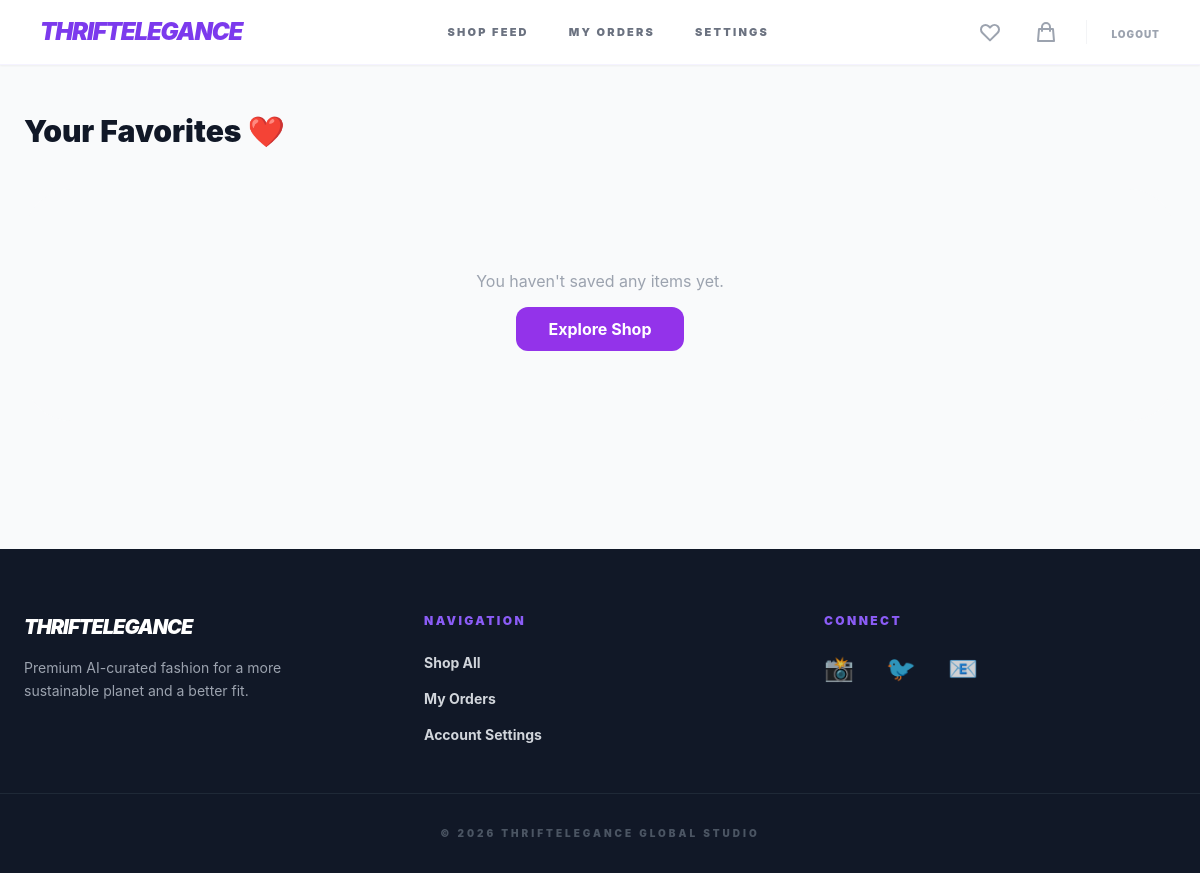
The page /wishlist/ (signed in) on the database as committed earlier.
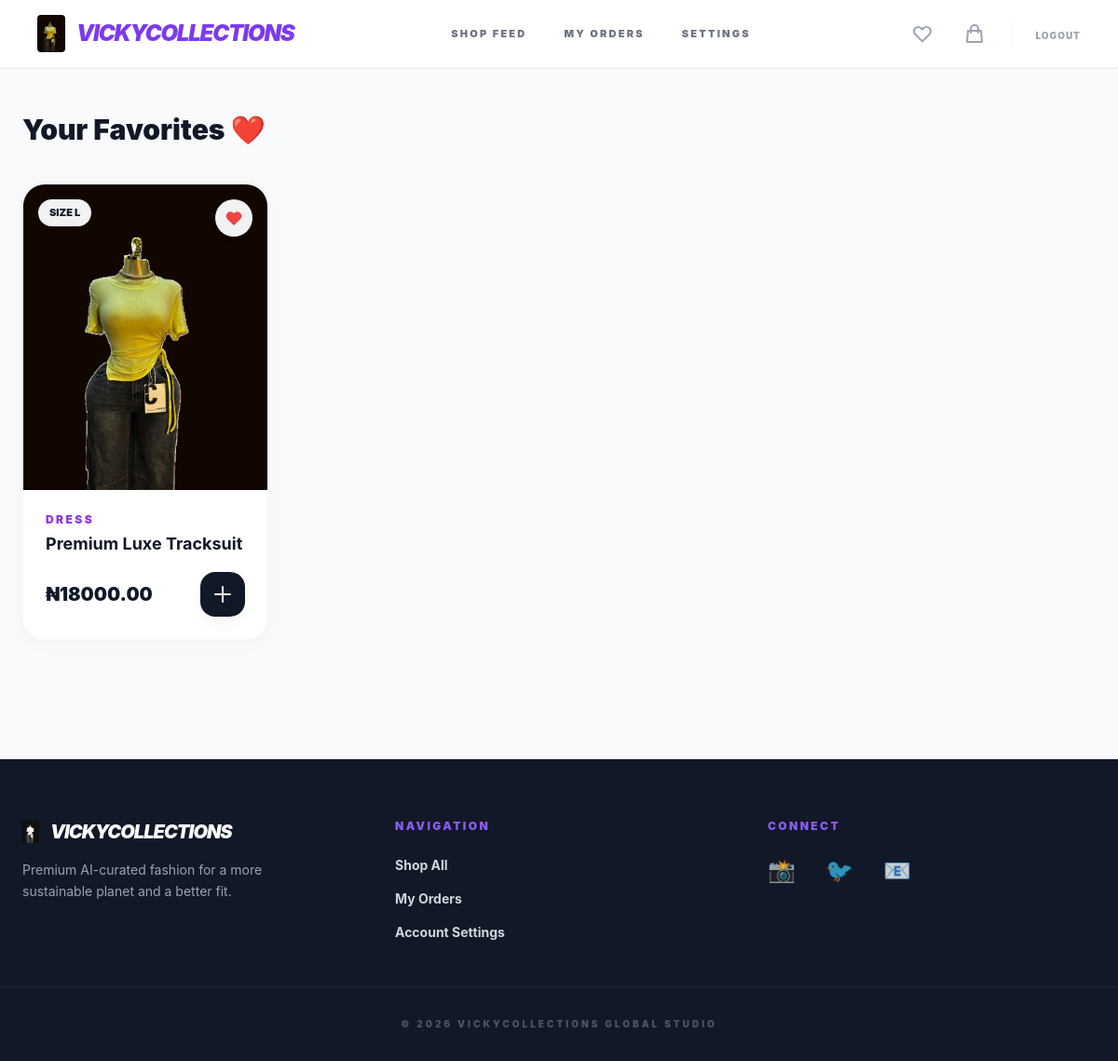
The same page on the database as committed later.
### store/models.py (models this page shows, shortened)
class StoreSettings(models.Model):
    store_name = models.CharField(max_length=100, default="ThriftElegance")
    logo = models.ImageField(upload_to='store_assets/', blank=True, null=True)
    class Meta:
        verbose_name_plural = "Store Settings"
    @classmethod
    def load(cls):
        obj, created = cls.objects.get_or_create(pk=1)
        return obj

class Product(models.Model):
    name = models.CharField(max_length=200)
    description = models.TextField(blank=True, help_text="Detailed info for the Product Page")
    price = models.DecimalField(max_digits=12, decimal_places=2, help_text="The current selling price")
    original_price = models.DecimalField(max_digits=12, decimal_places=2, null=True, blank=True, help_text="Slashed price (e.g., 50000)")
    quantity = models.PositiveIntegerField(default=1, help_text="How many units are in stock")
    is_available = models.BooleanField(default=True)
    image = models.ImageField(upload_to='products/', help_text="Primary display image")
    image_hover = models.ImageField(upload_to='products/', blank=True, null=True, help_text="Secondary/Detail image")
    size = models.CharField(max_length=10, choices=SIZE_CHOICES) # Increased max_length for safety
    category = models.CharField(max_length=20, choices=CATEGORY_CHOICES, default='DRESS')
    favorites = models.ManyToManyField(User, related_name="favorites", blank=True)
    created_at = models.DateTimeField(auto_now_add=True)

class User(AbstractUser):
    email = models.EmailField(unique=True)
    preferred_size = models.CharField(
        max_length=5,
        choices=SIZE_CHOICES,
        blank=True,
        null=True,
        help_text="Used by AI to curate your personalized rack"
    )
    USERNAME_FIELD = 'email'
    REQUIRED_FIELDS = ['username']

### store/views.py (the view)
# urls.py: path('wishlist/', views.wishlist, name='wishlist_view'), # Added _view here
@login_required
def wishlist(request):
    products = request.user.favorites.all()
    return render(request, 'store/wishlist.html', {'products': products})

### store/context_processors.py (called while the page is built)
def store_info(request):
    return {
        'store': StoreSettings.load()
    }

### templates/store/wishlist.html
{% extends 'base.html' %}
{% block content %}
<div class="max-w-7xl mx-auto px-6 py-12">
    <h1 class="text-3xl font-black mb-10 text-gray-900">Your Favorites ❤️</h1>
    {% if products %}
        <div class="grid grid-cols-2 lg:grid-cols-4 gap-8">
            {% for product in products %}
                {% include 'store/partials/product_card.html' with product=product %}
            {% endfor %}
        </div>
    {% else %}
        <div class="text-center py-20 bg-gray-50 rounded-[3rem]">
            <p class="text-gray-400 mb-6">You haven't saved any items yet.</p>
            <a href="{% url 'dashboard' %}" class="bg-purple-600 text-white px-8 py-3 rounded-xl font-bold">Explore Shop</a>
        </div>
    {% endif %}
</div>
{% endblock %}

### templates/base.html (shortened to what the changed rows need)
<!DOCTYPE html>
<html lang="en">
<head>
    <script src="https://cdn.tailwindcss.com"></script>
</head>
<body class="bg-gray-50 flex flex-col min-h-screen">
    <nav class="bg-white border-b border-brand-50 sticky top-0 z-50 shadow-sm">
        <div class="max-w-7xl mx-auto px-4 md:px-10 py-4 flex justify-between items-center">
            <a href="{% url 'landing' %}" class="flex items-center shrink-0 space-x-3">
                {% if store.logo %}
                    <img src="{{ store.logo.url }}" alt="{{ store.store_name }}" class="h-8 md:h-10 w-auto object-contain rounded">
                {% endif %}
                <span class="text-xl md:text-2xl font-black text-brand-600 tracking-tighter uppercase italic">
                    {{ store.store_name|default:"ThriftElegance" }}
                </span>
            </a>
        </div>
    </nav>
    <main class="flex-grow">
        {% block content %}
        {% endblock %}
    </main>
    <footer class="bg-gray-900 text-white pt-16 pb-8 mt-20">
        <div class="max-w-7xl mx-auto px-6 grid grid-cols-1 md:grid-cols-3 gap-12 border-b border-gray-800 pb-12">
            <div class="text-center md:text-left">
                <div class="flex items-center justify-center md:justify-start space-x-3 mb-4">
                    {% if store.logo %}
                        <img src="{{ store.logo.url }}" class="h-6 w-auto grayscale brightness-200">
                    {% endif %}
                    <h3 class="font-black italic uppercase tracking-tighter text-xl">{{ store.store_name|default:"ThriftElegance" }}</h3>
                </div>
            </div>
            <div class="text-center md:text-left">
            </div>
            <div class="text-center md:text-left">
            </div>
        </div>
        <p class="text-center text-gray-600 text-[10px] mt-8 font-black uppercase tracking-[0.3em]">
            © 2026 {{ store.store_name|default:"ThriftElegance" }} Global Studio
        </p>
    </footer>
</body>
</html>

### templates/store/partials/product_card.html (shortened to what this page needs)
<div class="group bg-white rounded-[2rem] md:rounded-3xl shadow-[0_4px_20px_rgba(0,0,0,0.03)] border border-gray-50 overflow-hidden hover:shadow-2xl transition-all duration-500 relative flex flex-col h-full">
    <div class="relative aspect-[4/5] overflow-hidden">
        <span class="absolute top-3 left-3 md:top-4 md:left-4 bg-white/95 backdrop-blur-md text-gray-900 text-[9px] md:text-[11px] font-black px-2.5 py-1 md:px-3 md:py-1.5 rounded-full shadow-sm z-10">
            SIZE {{ product.size }}
        </span>
        <a href="{% url 'toggle_wishlist' product.id %}" class="absolute top-3 right-3 md:top-4 md:right-4 bg-white/95 backdrop-blur-md p-2 md:p-2.5 rounded-full hover:bg-purple-600 hover:text-white shadow-md transition-all group/heart z-10">
            <svg xmlns="http://www.w3.org/2000/svg" class="h-4 w-4 md:h-5 md:w-5 {% if request.user in product.favorites.all %}fill-red-500 text-red-500{% else %}text-gray-400 group-hover/heart:text-white{% endif %}" fill="none" viewBox="0 0 24 24" stroke="currentColor">
                <path stroke-linecap="round" stroke-linejoin="round" stroke-width="2" d="M4.318 6.318a4.5 4.5 0 000 6.364L12 20.364l7.682-7.682a4.5 4.5 0 00-6.364-6.364L12 7.636l-1.318-1.318a4.5 4.5 0 00-6.364 0z" />
            </svg>
        </a>
        <a href="{% url 'product_detail' product.id %}" class="absolute inset-0 z-0">
        </a>
    </div>
    <div class="p-4 md:p-6 flex flex-col flex-grow">
        <p class="text-[9px] md:text-xs font-black text-purple-600 uppercase tracking-[0.2em] mb-1">{{ product.category }}</p>
        <h4 class="text-gray-900 font-bold text-sm md:text-lg truncate mb-3 md:mb-4">{{ product.name }}</h4>
        <div class="flex justify-between items-center mt-auto">
            <div class="flex flex-col">
                {% if product.discount_price %}
                    <span class="text-sm md:text-xl font-black text-gray-900 leading-none">₦{{ product.discount_price }}</span>
                    <span class="text-red-500 text-[10px] md:text-xs font-bold line-through opacity-70">₦{{ product.price }}</span>
                {% else %}
                    <span class="text-sm md:text-xl font-black text-gray-900">₦{{ product.price }}</span>
                {% endif %}
            </div>
            <a href="{% url 'add_to_cart' product.id %}" class="bg-gray-900 text-white p-2.5 md:p-3 rounded-xl md:rounded-2xl hover:bg-purple-600 hover:scale-110 active:scale-95 transition-all duration-300 shadow-lg shadow-gray-100">
                <svg xmlns="http://www.w3.org/2000/svg" class="h-5 w-5 md:h-6 md:w-6" fill="none" viewBox="0 0 24 24" stroke="currentColor">
                    <path stroke-linecap="round" stroke-linejoin="round" stroke-width="2" d="M12 4v16m8-8H4" />
                </svg>
            </a>
        </div>
    </div>
</div>

Rows that differ between the two databases and show on the page:
computed for StoreSettings: store_name "THRIFTELEGANCE" → "VICKYCOLLECTIONS"
now on this page (row edited): Product: size "L", category "DRESS", name "Premium Luxe Tracksuit", price "18000.00"
Other text that changed with them:
text no longer shown: "You haven't saved any items yet. Explore Shop"
